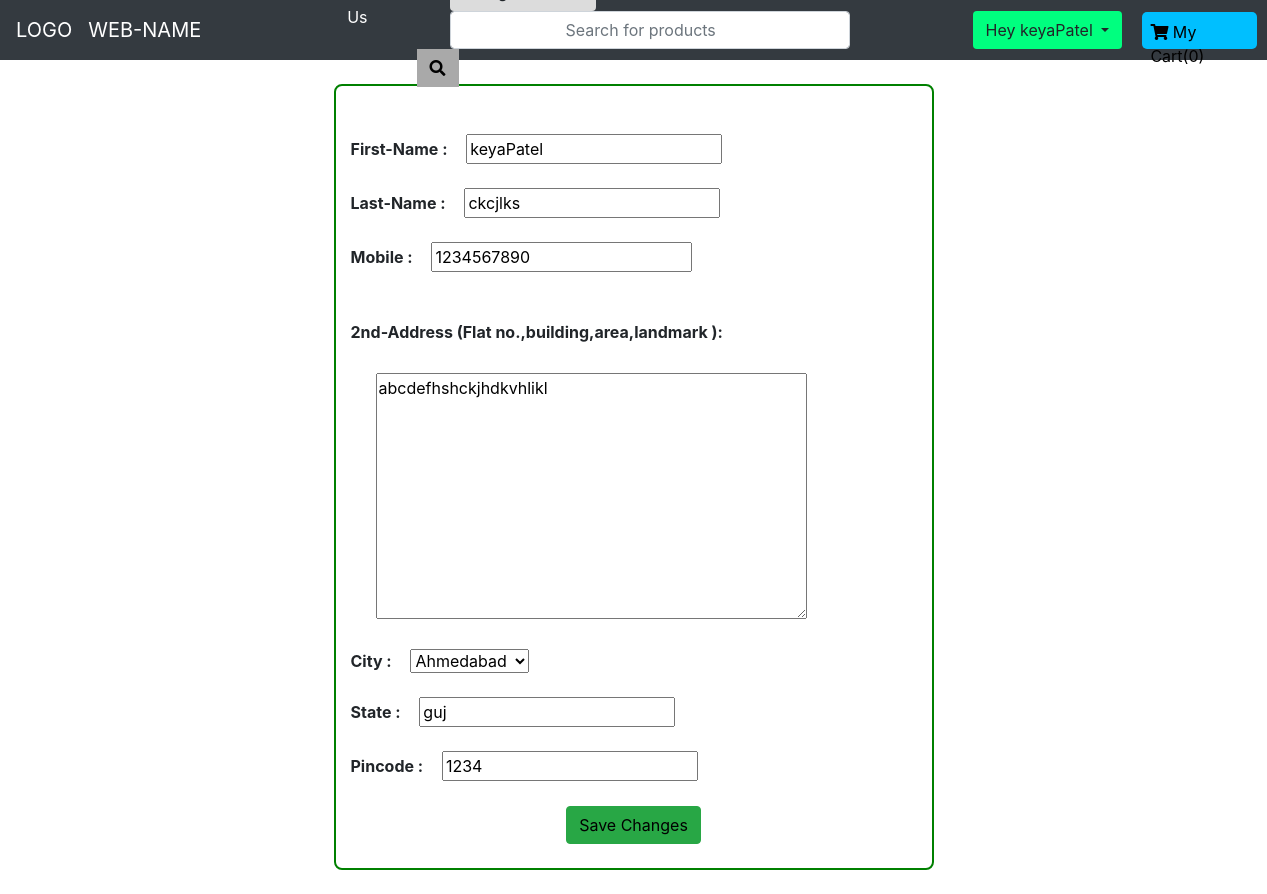
Page /Authentication/account_settings_2/ (signed in) on the committed database.
### Authentication/models.py (models this page shows, shortened)
class Profile(models.Model):
    user = models.OneToOneField(User, on_delete=models.CASCADE)
    first_name = models.CharField(max_length=100)
    first_name2 = models.CharField(max_length=100, blank=True,default="")
    last_name = models.CharField(max_length=100, blank=True)
    last_name2 = models.CharField(max_length=100, blank=True,default="")
    contact_no = models.BigIntegerField()
    contact_no2 = models.BigIntegerField( blank=True,default=11111111)
    address1 = models.TextField(max_length=10000,default="")
    address2 = models.TextField(max_length=10000,blank=True,default="")
    CITY_CHOICES = [
        ('Ahmedabad', 'Ahmedabad'),
        ('Surat', 'Surat'),
        ('Rajkot', 'Rajkot'),
        ('Gandhinagar', 'Gandhinagar'),
        ('Bhavnagar', 'Bhavnagar'),
    ]
    city = models.CharField(
        max_length=50,
        choices=CITY_CHOICES,
        default='Ahmedabad',
    )
    city2 = models.CharField(
        max_length=50,
        choices=CITY_CHOICES,
        default='Ahmedabad', blank=True
    )
    state = models.CharField(max_length=100)
    state2 = models.CharField(max_length=100, blank=True,default="")
    pincode = models.PositiveIntegerField()
    pincode2 = models.PositiveIntegerField( blank=True,default=111111)
    default_address_value = models.IntegerField(default=1)

### Authentication/views.py (the view, shortened to what this page needs)
# urls.py: path("account_settings_2/",views.account_settings_2,name="Account_settings_2"),
def account_settings_2(request):
    x = get_object_or_404(Profile,user=request.user)
    if request.method == 'GET':
        f = UserProfileForm(instance=x)
        return render(request, 'Account_settings_2.html', {'obj': x, 'form': f})

### Authentication/forms.py
class UserProfileForm(ModelForm):
    class Meta:
        model = Profile
        fields = ['first_name','first_name2','last_name','last_name2','contact_no','contact_no2','address1','address2','city','city2','state','state2','pincode','pincode2']

### Authentication/templates/Account_settings_2.html (shortened to what this page needs)
{% extends 'base.html' %}
{% block body %}
<div class="container my-4" style="width:600px;border: 2px solid; border-radius: 0.5em; border-color: green;">
    <form method="post" class="my-4">
        <br> <b>First-Name : </b> <span style="margin-left: 15px">{{ form.first_name2 }}</span> <br>
        <br> <b>Last-Name : </b> <span style="margin-top: 15px; margin-left: 15px;">{{ form.last_name2 }} </span><br>
        <br> <b>Mobile : </b> <span style="margin-top: 15px; margin-left: 15px;">{{ form.contact_no2 }}</span><br>
        <br>
        <br>
        <p style="margin-bottom:5px; font-weight:bold;">2nd-Address (Flat no.,building,area,landmark ):</p> <br> <span style="margin-left: 25px;">{{ form.address2 }}
        </span>
        <br>
        <br>
        <b>City : </b> <span style="margin-top: 15px;margin-left: 15px;">{{ form.city2 }}</span><br>
        <br> <b>State : </b> <span style="margin-top: 15px;margin-left: 15px;">{{ form.state2 }}</span><br>
        <br> <b>Pincode : </b> <span style="margin-top: 15px;margin-left: 15px;">{{ form.pincode2 }}</span><br>
        <div id="Center">
            <button type="submit" class="btn btn-success" style="color: black;">Save Changes</button>
        </div>
    </form>
</div>
{% endblock %}

### shop/templates/base.html (shortened to what this page needs)
{% load static %}
<!doctype html>
<html lang="en">
<head>
    <link rel="stylesheet" href="https://stackpath.bootstrapcdn.com/bootstrap/4.5.2/css/bootstrap.min.css">
</head>
<body>
    <link rel="stylesheet" href="https://use.fontawesome.com/releases/v5.7.0/css/all.css">
    <nav class="navbar navbar-expand-lg navbar-dark bg-dark" style="height:60px;font-size:1rem">
        <a class="navbar-brand" href="#">LOGO</a>
        <a class="navbar-brand" href="#">WEB-NAME</a>
        <div class="collapse navbar-collapse" id="navbarSupportedContent">
            <ul class="navbar-nav mr-auto">
                <li class="nav-item active">
                    <a class="nav-link" href="{% url 'shopHome' %}">Home <span class="sr-only">(current)</span></a>
                </li>
                <li class="nav-item active">
                    <a class="nav-link" href="{% url 'About' %}">About </a>
                </li>
                <li class="nav-item active">
                    <a class="nav-link" href="{% url 'Contact' %}">Contact Us<span class="sr-only">(current)</span></a>
                </li>
                <li>
                    <form method="get" action="/search/" class="form-inline my-2 my-lg-0" style="margin-left:35px;">
                        <div class="btn-group">
                            <button class="btn dropdown-toggle" style="background-color:gainsboro;" type="button" data-toggle="dropdown" aria-haspopup="true" aria-expanded="false">
                            </button>
                        </div>
                        <input class="form-control mr-sm-2 pos" style="width:400px;" type="search" placeholder="Search for products" aria-label="search" id="search" name="search">
                        <button class="btn btn-default" type="submit" style="color:black;border-radius: 0px; background-color: darkgray; margin-left:-33px;">
                            <span style="font-size: 1em; border-radius: 0px;color: black;">
                              <i class="fas fa-search"></i>
                            </span>
                    </form>
				</li>
            </ul>
            <ul class="navbar-nav mr-auto" style="margin-left:100px;">
                <li>
                    <div class="container my-4">
                        <div class="dropdown">
                            {% if user.is_authenticated %}
                            <button class="btn dropdown-toggle" style="background-color:springgreen" type="button" id="dropdownMenuButton1" data-toggle="dropdown" aria-haspopup="true" aria-expanded="false">
                                Hey {{user.username}}
                            </button>
                            {% endif %}
                        </div>
        </div>
        </li>
        <li class="nav-item active">
            <a class="nav-link" id="one" href="{% url 'Cart' %}" style=" border-radius: 5px;;margin-left: 5px;margin-top: 25px;height:37px;width:115px;
              background-color:deepskyblue; color: black; ">
                <span style="font-size: 1em; color: black;">
                <i class="fas fa-shopping-cart"></i>
              </span>My Cart(<span id="cart">0</span>)</a>
        </li>
        </ul>
        </div>
    </nav>
    {% block body %} {% endblock %}
</body>
</html>

### shop/templates/base.html (style rules this page uses)
input[type="search"] { padding-left: 115px; padding-right: 27px; }
.btn-group { margin-right: -100px; }

### Authentication/templates/Account_settings_2.html (style rules this page uses)
#Center { text-align: center; margin-top: 25px; }

### rows in the picture
Profile: first_name2 "keyaPatel", last_name2 "ckcjlks", contact_no2 "1234567890", address2 "abcdefhshckjhdkvhlikl", city2 "Ahmedabad", state2 "guj", pincode2 "1234"

### other values in the picture
{{ user.username }} "keyaPatel"
